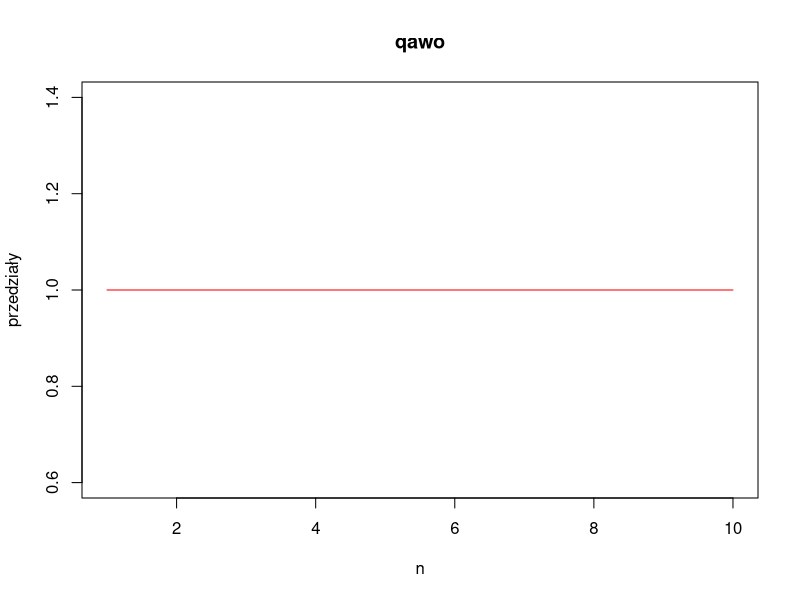

This chart was generated by the following R code:
file="plot33.pdf"


results = read.csv("data.txt")
results = results[results$alg=="a3",]
results

pdf(file, height=4, width=4, bg="white")

plot(results$a, results$n, type="l", xlab="n", ylab="przedziały", col="red")
title("qawo")

